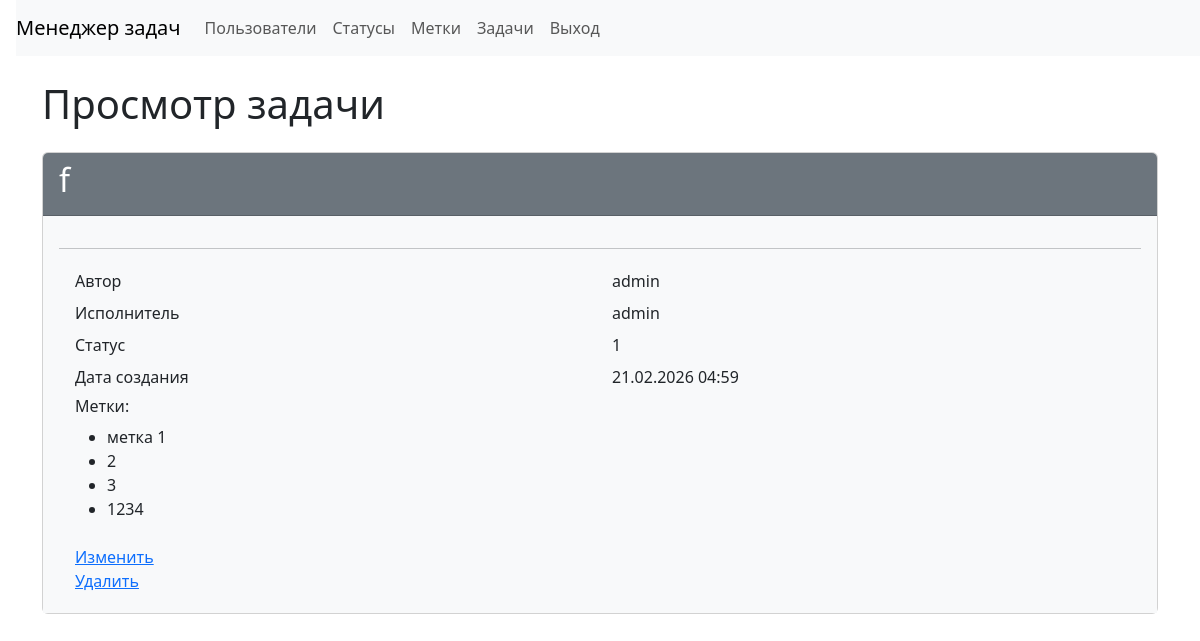
The page /tasks/2/ (signed in) on the database its author committed.
### src/task_manager/models.py (models this page shows, shortened)
class Task(models.Model):  # модель "Задача" (новая сущность по ТЗ)
    name = models.CharField(max_length=255, verbose_name='Имя')  # имя задачи (обязательное)
    description = models.TextField(blank=True, verbose_name='Описание')  # описание (может быть пустым в форме)
    status = models.ForeignKey(  # связь "многие к одному": много задач → один статус
        Status,  # модель, на которую ссылаемся
        on_delete=models.PROTECT,  # запретить удаление статуса, если он используется задачами
        verbose_name='Статус',  # русское имя поля
    )
    author = models.ForeignKey(  # автор задачи (пользователь)
        settings.AUTH_USER_MODEL,  # ссылка на модель пользователя (стандартно auth.User)
        on_delete=models.PROTECT,  # запретить удаление пользователя, если он связан с задачами
        related_name='created_tasks',  # удобное имя обратной связи: user.created_tasks
        verbose_name='Автор',  # русское имя поля
    )
    executor = models.ForeignKey(  # исполнитель задачи (пользователь)
        settings.AUTH_USER_MODEL,  # ссылка на модель пользователя
        on_delete=models.PROTECT,  # запретить удаление пользователя, если он назначен исполнителем в задачах
        related_name='executed_tasks',  # удобное имя обратной связи: user.executed_tasks
        null=True,  # в базе допускаем NULL (исполнитель необязателен)
        blank=True,  # в форме допускаем пустое значение
        verbose_name='Исполнитель',  # русское имя поля
    )
    labels = models.ManyToManyField(
        Label,
        blank=True,
        related_name='tasks',
        verbose_name='Метки')
    created_at = models.DateTimeField(  # техническое поле даты создания задачи
        auto_now_add=True,  # выставляется автоматически при создании записи
        verbose_name='Дата создания',  # русское имя поля
    )

class Status(models.Model):
    name = models.CharField(max_length=255, unique=True, verbose_name='Имя')
    created_at = models.DateTimeField(auto_now_add=True, verbose_name='Дата создания')
    def __str__(self) -> str:
        return self.name

class Label(models.Model):
    name = models.CharField(max_length=255, unique=True, verbose_name='Имя')
    created_at = models.DateTimeField(auto_now_add=True, verbose_name='Дата создания')

### src/task_manager/views.py (the view)
# urls.py: path('tasks/<int:pk>/', TaskDetailView.as_view(), name='task_show'),  # GET /tasks/<pk>/ — просмотр
class TaskDetailView(LoginRequiredMixin, DetailView):  # GET /tasks/<pk>/ — просмотр
    model = Task  # модель
    template_name = 'tasks/show.html'  # шаблон просмотра
    context_object_name = 'task'  # имя переменной в шаблоне

### src/templates/tasks/show.html (shortened to what this page needs)
{% extends "layouts/base.html" %}
{% block content %}
<h1 class="my-4">
    Просмотр задачи
</h1>
<div class="card">
    <div class="card-header bg-secondary text-white">
        <h2>{{ task.name }}</h2>
    </div>
    <div class="card-body bg-light">
        <hr>
        <div class="container">
            <div class="row p-1">
                <div class="col">Автор</div>
                <div class="col">{{ task.author }}</div>
            </div>
            <div class="row p-1">
                <div class="col">Исполнитель</div>
                <div class="col">{{ task.executor }}</div>
            </div>
            <div class="row p-1">
                <div class="col">Статус</div>
                <div class="col">{{ task.status }}</div>
            </div>
            <div class="row p-1">
                <div class="col">Дата создания</div>
                <div class="col">{{ task.created_at|date:"d.m.Y H:i" }}</div>
            </div>
            <div class="row p-1">
                <div class="col">
                    <h6>Метки:</h6>
                    <ul>
                        {% for label in task.labels.all %}
                        <li>{{ label.name }}</li>
                        {% endfor %}
                    </ul>
                </div>
            </div>
            <div class="row p-1">
                <div class="col">
                    <a href="{% url 'task_update' task.id %}">Изменить</a>
                    <br>
                    <a href="{% url 'task_delete' task.id %}">Удалить</a>
                </div>
            </div>
        </div>
    </div>
</div>
{% endblock %}

### rows shown on the page
Task: name "f", author "admin", executor "admin", status "1", created_at "21.02.2026 04:59"
Label: name "метка 1"
Label: name "2"
Label: name "3"
Label: name "1234"
